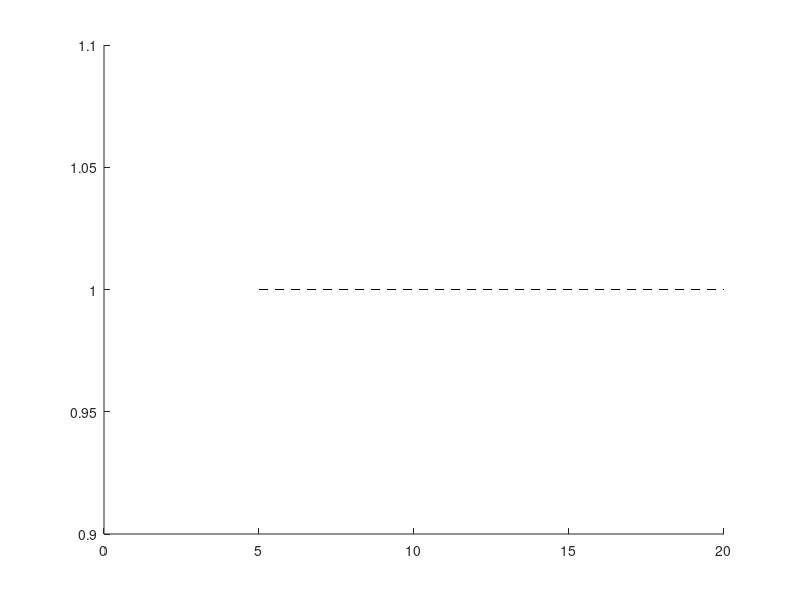
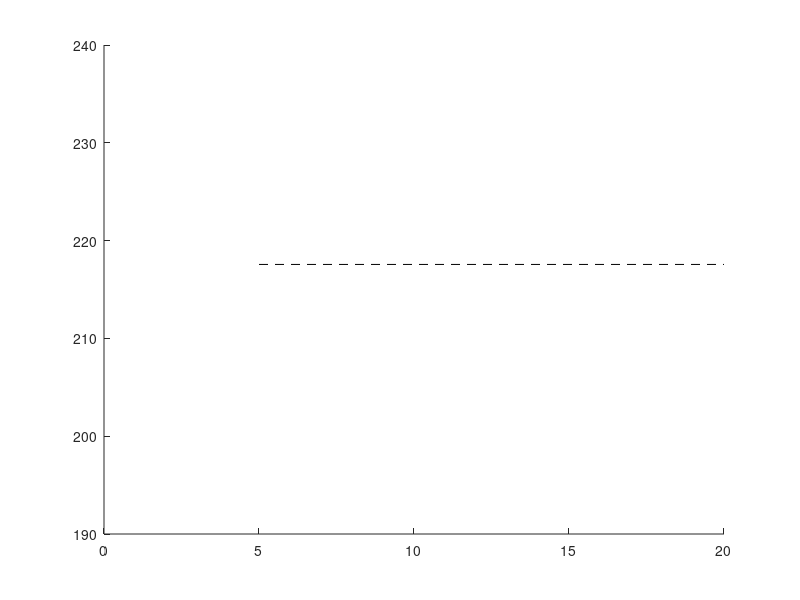

Write MATLAB code to recreate these figures, in order. (Note: this script raises an error after producing the figures.)
% This script creates various plots that will be useful for the report and
% presentation.  Based on data that has already been calculated

clc; clf; clear all; close all;

% Plot 1 - comparison between centralized planning and various horizons for
% N = 5 agents case.

load('Central_5Agents_1TimeStep_50NumTimeSteps.mat'); % Centralized planning

optcost_central = opt_cost; cputime_central = cpu_time; % Save for later

figure(1); hold on;
plot([5,20],[1,1],'k--');%[opt_cost,opt_cost],'k--');
figure(2); hold on;
plot([5,20],[cpu_time,cpu_time],'k--');

% MPC

horizons = [5,6,7,10,15,20]; % Planning horizons that were previously calculated
costs = zeros(size(horizons));

for i = horizons
    file2open = strcat('RHC_100CommRange_5Agents_1ExecHorz_', ...
        num2str(i),'PlanHorz.mat');
    load(file2open);
    costs(find(horizons==i)) = opt_time; % Extract optimal cost for this run
    comptimes(find(horizons==i)) = cpu_time; % Extract computation time
end

% Evaluate percent suboptimality

cost_suboptimality = (costs-optcost_central)/optcost_central;
comp_suboptimality = (comptimes-cputime_central)/cputime_central;

% Plot results

figure(1);
plot(horizons,costs/optcost_central,'b.-');
xlabel('Planning Horizon'); ylabel('Optimal Transfer Time, Normalized');
%title('Comparison of Transfer Time, N = 5')
axis([5,20,175/optcost_central,225/optcost_central]);
legend('Centralized Planning','Model-Predictive Control','Location','Best');

figure(2);
plot(horizons,comptimes,'b.-');
xlabel('Planning Horizon'); ylabel('CPU Time (s)')
%title('Comparison of CPU Time, N = 5')
legend('Centralized Planning','Model-Predictive Control','Location','Best');

% Plot 2 - Level curves of optimal cost and CPU time for horizon 10 and
% various numbers of agents

Nrange = [2,3,5,7,10,20] ; % Number of agents to attempt to plot
commrange = [0,1,2,3,5,10,15,100];
colors = 'k.-b.-r.-g.-m.-c.-'; % Range of colors to plot

for N = Nrange
    
    clear valid_comms num_colls comp_time optimal_cost
    valid_comms = []; num_colls = []; comp_time = []; optimal_cost = [];
    
    for comms = commrange
        
        % Open file if exists
        file2open = strcat('RHC_',num2str(comms),'CommRange_',num2str(N), ...
            'Agents_1ExecHorz_10PlanHorz.mat');
        if(exist(file2open,'file'))
            load(file2open);
            valid_comms = [valid_comms,comms]; % Extract current comms range
            num_colls = [num_colls,NumCollisions]; % Extract number collisions
            comp_time = [comp_time,cpu_time]; % Extract CPU Time
            optimal_cost = [optimal_cost,opt_time]; % Extract optimal cost
            
        end
    end
    
    % Plot level curves
    
    index = find(N == Nrange); % Index of vector to use
    
    if(N<20)
        figure(3);
        semilogx(valid_comms,num_colls,colors(index*3-2:index*3)); hold on;
    end
    
    figure(4);
    semilogx(valid_comms,optimal_cost/N,colors(index*3-2:index*3)); hold on;
    
    if(N<20)
        figure(5);
        semilogx(valid_comms,comp_time,colors(index*3-2:index*3)); hold on;
    end
    
end

% Format plots
figure(3);
xlabel('Communication Range'); ylabel('Number of Collisions');
%title('Number of Collisions at Various Communications Ranges')
legend('N=2','N=3','N=5','N=7','N=10','Location','Best');

figure(4);
xlabel('Communication Range'); ylabel('Travel Time per Agent (steps)');
%title('Travel Time at Various Communications Ranges, Normalized')
legend('N=2','N=3','N=5','N=7','N=10','Location','Best');

figure(5);
xlabel('Communication Range'); ylabel('Computation Time (s)');
%title('Computation Time at Various Communications Ranges')
legend('N=2','N=3','N=5','N=7','N=10','Location','Best');

% Plot 3 - consider 10-agent, 10-horizon problem with various execution
% horizons with resepect to communications range

commrange = [0,1,1.6,1.9,2,2.1,2.2,2.4,2.5,2.7,2.8,3,3.3,3.6,3.9,4.1, ...
    4.2,4.4,4.5,4.7,4.8,5,5.1,5.3,5.6,5.7,5.9,6,6.3,6.6,6.9,7.2,7.8]; % Comms ranges
colors = 'k.-b.-r.-'; % Range of colors to plot

for exechz = 1:3
    
    clear valid_comms num_colls
    valid_comms = []; num_colls = [];
    
    for range = commrange
        file2open = strcat('RHC_',num2str(range),'CommRange_10Agents_', ...
            num2str(exechz),'ExecHorz_','10PlanHorz.mat');
        if(exist(file2open,'file'))
            load(file2open);
            
            valid_comms = [valid_comms,range]; % Extract current comms range
            num_colls = [num_colls,NumCollisions]; % Extract number collisions
        end
    end
    
    figure(6); hold on;
    plot(valid_comms,num_colls,colors(3*exechz-2:3*exechz));

end

plot([2.4 2.4], [0 14], 'k:');
plot([3.4 3.4], [0 14], 'b:');
plot([4.4 4.4], [0 14], 'r:');

xlabel('Communications Range'); ylabel('Number of Collisions');
%title('Effect of Execution Horizon on Number of Collisions, N = 10');
legend('1 Step','2 Step','3 Step','Location','Best');
